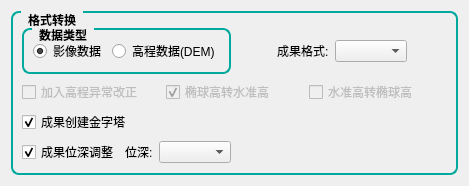
         <widget class="QWidget" name="FormatConversion_page">
          <layout class="QFormLayout" name="formLayout_19">
           <item row="0" column="0">
            <widget class="QGroupBox" name="groupBox_20">
             <property name="font">
              <font>
               <family>Source Han Sans SC Medium</family>
               <pointsize>9</pointsize>
               <weight>75</weight>
               <italic>false</italic>
               <bold>true</bold>
              </font>
             </property>
             <property name="styleSheet">
              <string notr="true">/* QGroupBox 圆角边框样式 */
QGroupBox {
    border: 1.5px solid #00a99d;   
    border-radius: 8px;           /* 8像素圆角 */
    margin-top: 1ex;              /* 留出标题空间 */
    font-weight: bold;            /* 标题加粗 */
}
 
/* QGroupBox 标题样式 */
QGroupBox::title {
    subcontrol-origin: margin;
    left: 10px;                   /* 标题左边距 */
    padding: 0 5px;               /* 标题内边距 */
}</string>
             </property>
             <property name="title">
              <string>格式转换</string>
             </property>
             <property name="alignment">
              <set>Qt::AlignLeading|Qt::AlignLeft|Qt::AlignVCenter</set>
             </property>
             <layout class="QGridLayout" name="gridLayout_39">
              <property name="topMargin">
               <number>15</number>
              </property>
              <item row="0" column="0">
               <layout class="QGridLayout" name="gridLayout_38">
                <item row="0" column="0">
                 <layout class="QHBoxLayout" name="horizontalLayout_104">
                  <item>
                   <widget class="QGroupBox" name="groupBox_21">
                    <property name="title">
                     <string>数据类型</string>
                    </property>
                    <layout class="QGridLayout" name="gridLayout_35">
                     <item row="0" column="0">
                      <widget class="QRadioButton" name="radioButton_3">
                       <property name="text">
                        <string>影像数据</string>
                       </property>
                       <property name="checked">
                        <bool>true</bool>
                       </property>
                      </widget>
                     </item>
                     <item row="0" column="1">
                      <widget class="QRadioButton" name="radioButton_4">
                       <property name="text">
                        <string>高程数据(DEM)</string>
                       </property>
                      </widget>
                     </item>
                    </layout>
                   </widget>
                  </item>
                  <item>
                   <spacer name="horizontalSpacer_75">
                    <property name="orientation">
                     <enum>Qt::Horizontal</enum>
                    </property>
                    <property name="sizeHint" stdset="0">
                     <size>
                      <width>40</width>
                      <height>20</height>
                     </size>
                    </property>
                   </spacer>
                  </item>
                  <item>
                   <widget class="QLabel" name="label_93">
                    <property name="text">
                     <string>成果格式:</string>
                    </property>
                   </widget>
                  </item>
                  <item>
                   <widget class="QComboBox" name="resultType_Box"/>
                  </item>
                  <item>
                   <spacer name="horizontalSpacer_74">
                    <property name="orientation">
                     <enum>Qt::Horizontal</enum>
                    </property>
                    <property name="sizeHint" stdset="0">
                     <size>
                      <width>40</width>
                      <height>20</height>
                     </size>
                    </property>
                   </spacer>
                  </item>
                 </layout>
                </item>
                <item row="3" column="0">
                 <layout class="QHBoxLayout" name="horizontalLayout_106">
                  <item>
                   <widget class="QCheckBox" name="checkBox_70">
                    <property name="text">
                     <string>成果位深调整</string>
                    </property>
                    <property name="checked">
                     <bool>true</bool>
                    </property>
                   </widget>
                  </item>
                  <item>
                   <widget class="QLabel" name="label_94">
                    <property name="text">
                     <string>位深:</string>
                    </property>
                   </widget>
                  </item>
                  <item>
                   <widget class="QComboBox" name="Bitdepth_Box"/>
                  </item>
                  <item>
                   <spacer name="horizontalSpacer_73">
                    <property name="orientation">
                     <enum>Qt::Horizontal</enum>
                    </property>
                    <property name="sizeHint" stdset="0">
                     <size>
                      <width>40</width>
                      <height>20</height>
                     </size>
                    </property>
                   </spacer>
                  </item>
                 </layout>
                </item>
                <item row="1" column="0">
                 <layout class="QHBoxLayout" name="horizontalLayout_105">
                  <item>
                   <widget class="QCheckBox" name="checkBox_66">
                    <property name="enabled">
                     <bool>false</bool>
                    </property>
                    <property name="text">
                     <string>加入高程异常改正</string>
                    </property>
                   </widget>
                  </item>
                  <item>
                   <widget class="QCheckBox" name="checkBox_67">
                    <property name="enabled">
                     <bool>false</bool>
                    </property>
                    <property name="text">
                     <string>椭球高转水准高</string>
                    </property>
                    <property name="checkable">
                     <bool>true</bool>
                    </property>
                    <property name="checked">
                     <bool>true</bool>
                    </property>
                   </widget>
                  </item>
                  <item>
                   <widget class="QCheckBox" name="checkBox_68">
                    <property name="enabled">
                     <bool>false</bool>
                    </property>
                    <property name="text">
                     <string>水准高转椭球高</string>
                    </property>
                   </widget>
                  </item>
                 </layout>
                </item>
                <item row="2" column="0">
                 <widget class="QCheckBox" name="checkBox_69">
                  <property name="text">
                   <string>成果创建金字塔</string>
                  </property>
                  <property name="checked">
                   <bool>true</bool>
                  </property>
                 </widget>
                </item>
               </layout>
              </item>
             </layout>
            </widget>
           </item>
          </layout>
         </widget>
